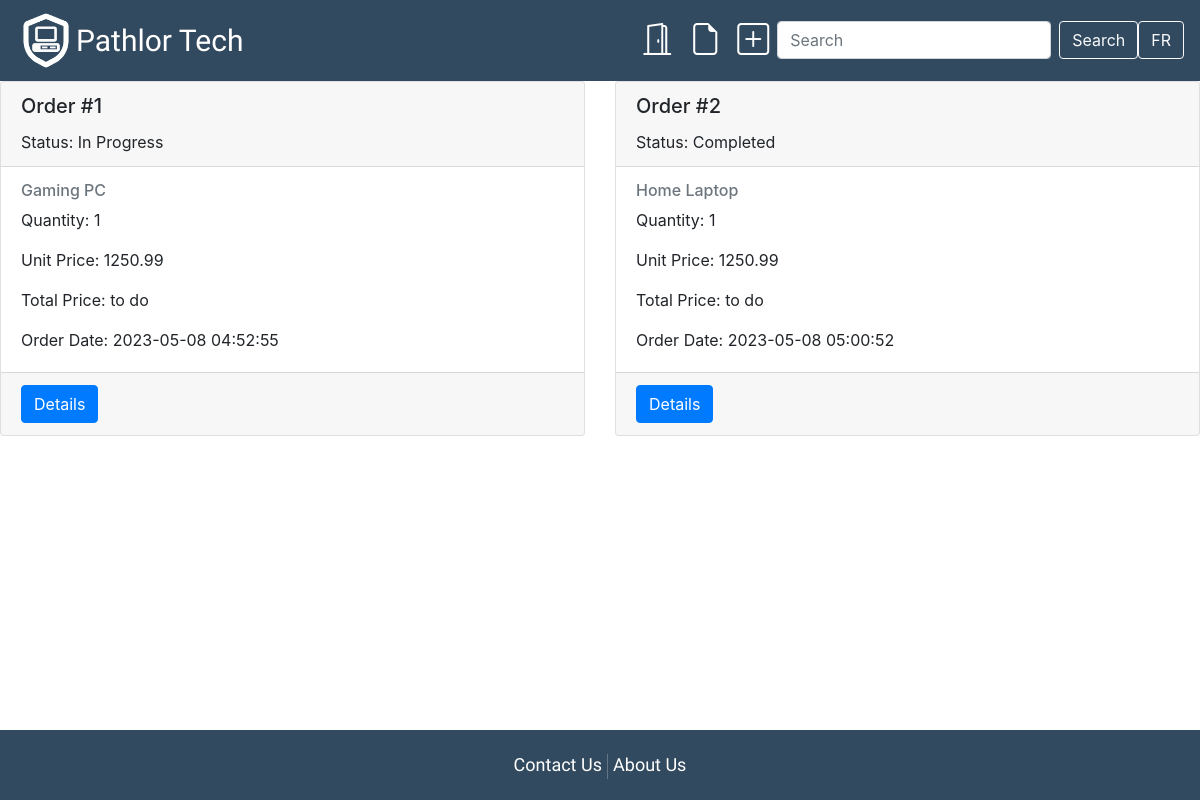
The app's page /Orders/index (signed in), older data.
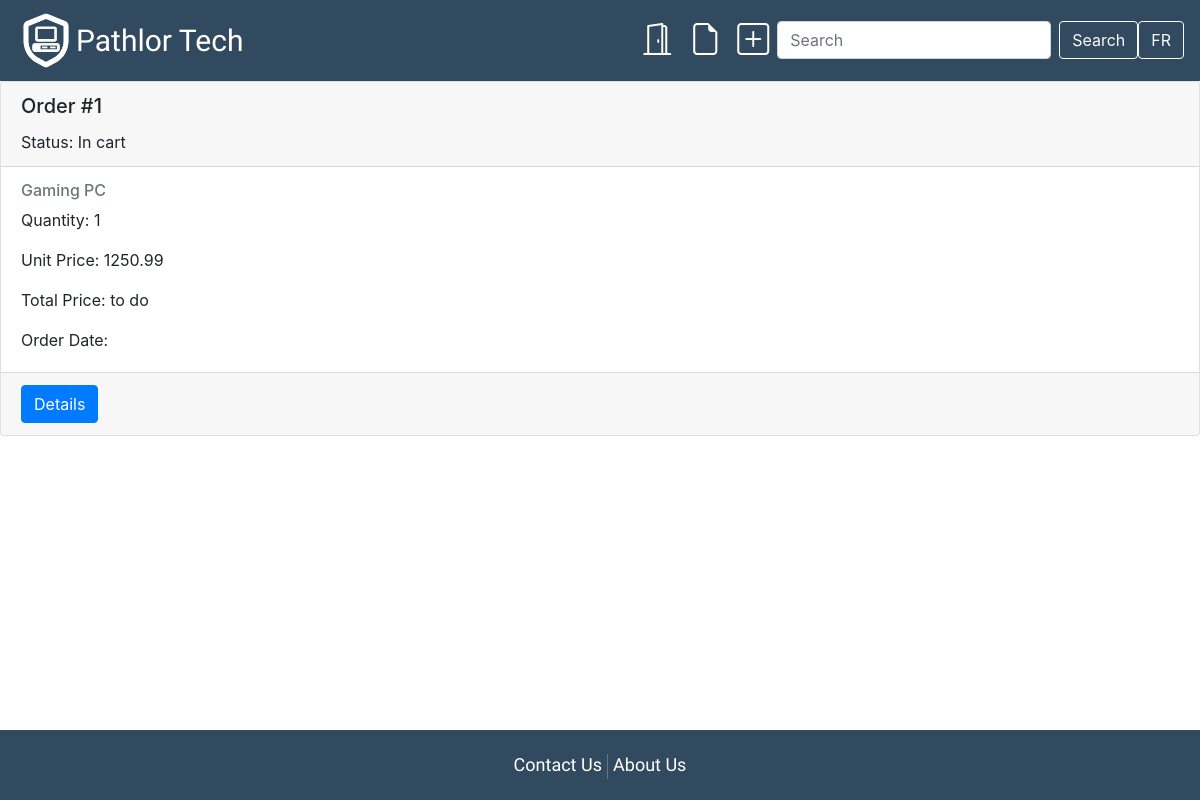
The same page, newer data.
### tables this page shows
CREATE TABLE `order_details` (
  `order_details_id` int(11) NOT NULL,
  `order_id` int(11) NOT NULL,
  `product_id` int(11) NOT NULL,
  `quantity` int(11) NOT NULL,
  `unit_price` double NOT NULL
);

CREATE TABLE `orders` (
  `order_id` int(11) NOT NULL,
  `profile_id` int(11) NOT NULL,
  `address_id` int(11) NOT NULL,
  `status` varchar(20) NOT NULL,
  `total_price` double NOT NULL,
  `order_date` datetime DEFAULT NULL
);

CREATE TABLE `product` (
  `product_id` int(11) NOT NULL,
  `title` varchar(50) NOT NULL,
  `type` varchar(20) NOT NULL,
  `description` text NOT NULL,
  `image` varchar(128) DEFAULT NULL,
  `unit_price` double NOT NULL,
  `discount_price` double NOT NULL,
  `quantity` int(11) NOT NULL
);

### app/core/Controller.php (called while the page is built, shortened)
<?php
class Controller{
	function view($name, $data = []){
		include('app/views/' . $name . '.php');
	}
}

### app/controllers/Orders.php (called while the page is built, shortened)
<?php
class Orders extends \app\core\Controller {
    public function index()
    {
        $orders = new \app\models\Orders();
        $orders = $orders->getAllOrders();
        $this->view('Orders/orders', $orders);
    }
}

### app/core/App.php (called while the page is built, shortened)
<?php
class App{
	function __construct(){
		$request = $this->parseUrl($_GET['url'] ?? '');
		$method = 'index';
		if(file_exists('app/controllers/' . $request[0] . '.php'))
		{
			unset($request[0]);
		}
		$controller = new $controller;
		if(isset($request[1]) && method_exists($controller, $request[1])){
			$method = $request[1];
			unset($request[1]);
		}
		$params = array_values($request);
		call_user_func_array([$controller, $method], $params);
	}
	function parseUrl($url){
		return explode('/', trim($url, '/'));
	}
}

### index.php (called while the page is built, shortened)
<?php
    new app\core\App;

### app/models/Orders.php (called while the page is built, shortened)
<?php
class Orders extends \app\core\Model {
    public static function getAllOrders() {
        $SQL = 'SELECT o.order_id, o.status, o.order_date, p.title, oi.quantity, oi.unit_price FROM orders o
                JOIN order_details oi ON o.order_id = oi.order_id JOIN product p ON oi.product_id = p.product_id';
        $STH = self::$connection->prepare($SQL);
        $STH->execute();
        return $STH->fetchAll(\PDO::FETCH_CLASS, 'app\\models\\Orders');
    }
}

### app/core/Model.php (called while the page is built, shortened)
<?php
class Model{
	public static ?PDO $connection = null;
	public function __construct(){
		if(self::$connection == null){
			$env = \Dotenv\Dotenv::createImmutable(getcwd());
			$host = $_ENV['db_host'];
			$dbname = $_ENV['db_name'];
			$user = $_ENV['db_user'];
			$pass = $_ENV['db_pass'];
			$charset = $_ENV['db_charset'];
			try {
				$options = [
					PDO::ATTR_ERRMODE => PDO::ERRMODE_EXCEPTION,
					PDO::ATTR_DEFAULT_FETCH_MODE => PDO::FETCH_CLASS,
					PDO::ATTR_EMULATE_PREPARES => false
				];
				self::$connection = new PDO("mysql:host=$host;dbname=$dbname;charset=$charset", $user, $pass, $options);
				self::$connection->query("SET NAMES $charset");
			}
			catch(PDOException $e) {
				echo $e->getMessage();
			}
		}
	}
}

### app/views/Orders/orders.php (the view)
<?php $this->view('shared/header', 'Orders'); ?>
<div class="row row-cols-1 row-cols-md-2 row-cols-lg-3 g-4">
    <?php foreach ($data as $order): ?>
        <div class="col">
            <div class="card h-100">
                <div class="card-header">
                    <h5 class="card-title">Order #<?= $order->order_id ?></h5>
                    <p class="card-text">Status: <?= $order->status ?></p>
                </div>
                <div class="card-body">
                    <h6 class="card-subtitle mb-2 text-muted"><?= $order->title ?></h6>
                    <p class="card-text">Quantity: <?= $order->quantity ?></p>
                    <p class="card-text">Unit Price: <?= $order->unit_price ?></p>
                    <p class="card-text">Total Price: to do</p>
                    <p class="card-text">Order Date: <?= $order->order_date ?></p>
                </div>
                <div class="card-footer">
                    <a href="#" class="btn btn-primary">Details</a>
                </div>
            </div>
        </div>
    <?php endforeach ?>
</div>
<?php $this->view('shared/footer'); ?>

### app/views/shared/header.php (shortened to what this page needs)
<!DOCTYPE html>
<html dir="<?=_('ltr')?>" lang="<?=_('en')?>">
<head>
  <link href="https://cdn.jsdelivr.net/npm/bootstrap@5.3.0-alpha3/dist/css/bootstrap.min.css" rel="stylesheet">
  <link rel="stylesheet" href="https://cdn.jsdelivr.net/npm/bootstrap-icons@1.10.3/font/bootstrap-icons.css">
  <link rel="stylesheet" href="https://cdn.jsdelivr.net/npm/bootstrap@4.0.0/dist/css/bootstrap.min.css">
  <link rel="stylesheet" type="text/css" href="/css/style.css">
</head>
<body>
  <nav class="navbar navbar-expand-lg navbar sticky-top">
    <a href='/Main/index'><img src="/images/PathlorLogo.png" id="logo"></a>
    <a class="navbar-brand" href="/Main/index" id="pathlor"><?=_('Pathlor Tech')?></a>
    <div class="collapse navbar-collapse" id="navbarSupportedContent">
      <ul class="navbar-nav ms-auto">
        <li class="nav-item">
          <?php if(!isset($_SESSION['user_id'])) {?>
                  <a class="nav-link" href="/User/index"><i style="font-size: 2rem; color: #FFFFFF; " class='bi-door-closed' title="Log in"></i></a>
                <?php } else { ?>
                  <a class="nav-link" href="/User/logout"><i style="font-size: 2rem; color: #FFFFFF; " class='bi-door-open' title='Log out'></i></a>
                <?php }
                ?>
        </li>
        <li class="nav-item">
          <?php if(isset($_SESSION['user_id'])) {?>
                  <a class="nav-link" href="/Orders/index"><i style="font-size: 2rem; color: #FFFFFF; " class='bi bi-file-earmark' title="Orders"></i></a>
                <?php } ?>
        </li>
        <li class="nav-item">
          <?php if(isset($_SESSION['role']) && $_SESSION['role'] == 'admin') {?>
                  <a class="nav-link" href="/Product/create"><i style="font-size: 2rem; color: #FFFFFF; " class='bi bi-plus-square' title="Post Product"></i></a>
                <?php } ?>
        </li>
      </ul>
      <form action="/Main/search/" class="form-inline my-2 my-lg-0">
        <input class="form-control mr-sm-2" type="search" placeholder="Search" aria-label="Search" name="search_term">
        <button class="btn btn-outline-light" type="submit">Search</button>
      </form>
      <button class="btn btn-outline-light" type="submit">FR</button>
    </div>
  </nav>

### app/views/shared/footer.php (shortened to what this page needs)
		<footer>
			<div class="text-center p-3" id="footer">
				<a href="/Contact/index"><?=_('Contact Us')?></a>
				<a href="/About/index"><?=_('About Us')?></a>
			</div>
		</footer>
    </body>
</html>

### css/style.css (style rules this page uses)
html { height: 100%; }
nav { background-color: #324A5F; }
#logo { max-width: 60px; }
#pathlor { font-size: 30px; vertical-align: middle; color: #FFFFFF; }
a { font-family: 'Paytone One', sans-serif; text-decoration: none; color: #FFFFFF; }
footer { position: absolute; text-align: center; padding: 5px; font-size: 18px; bottom: 0px; left: 0px; right: 0px; background-color: #324A5F; }
body { position: relative; margin: 0; min-height: 100%; padding-bottom: 5rem; }
i { font-style: normal; }

Row changes from the older to the newer data that the page shows:
no longer on this page (row unchanged): order_details: order.order_id "2", order.status "Completed", product.title "Home Laptop", quantity "1", unit_price "1250.99", order.order_date "2023-05-08 05:00:52"
changed through a linked row, order_details "Gaming PC": order.status "In Progress" → "In cart"; order.order_date "2023-05-08 04:52:55" → (not shown)
